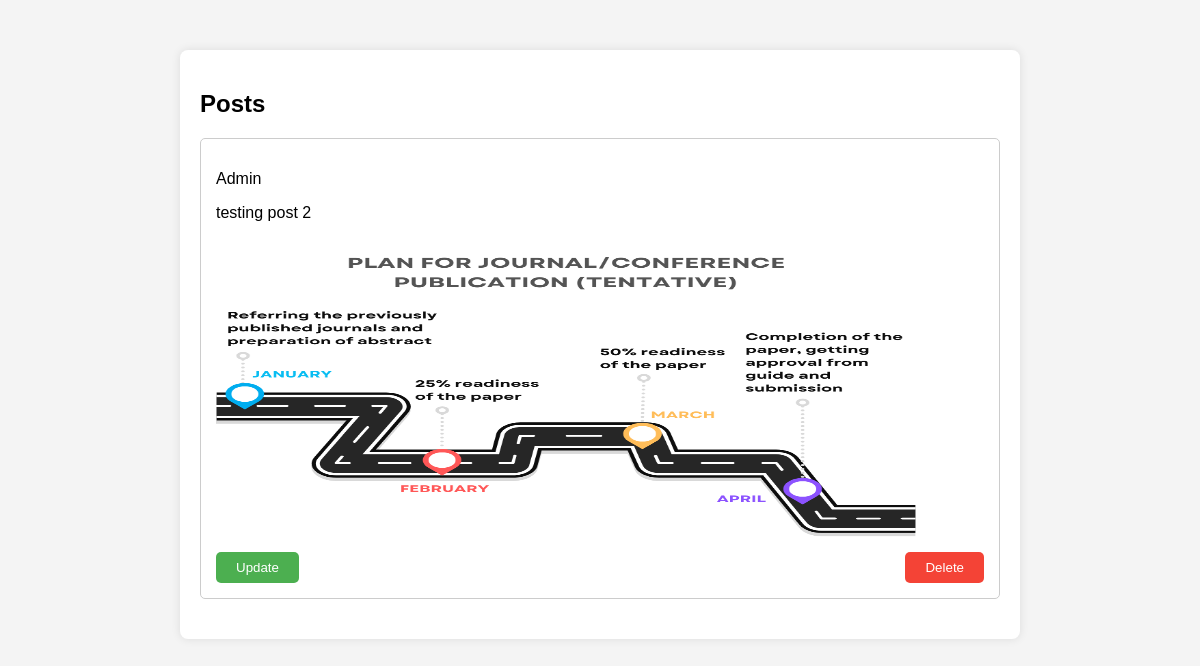
Screenshot of /Admin/admin_manage_post.php with the database file from the repository.
### tables this page shows
CREATE TABLE `admin_posts` (
  `id` int(11) NOT NULL,
  `username` varchar(255) NOT NULL,
  `content` text NOT NULL,
  `media` blob DEFAULT NULL,
  `created_at` timestamp NOT NULL DEFAULT current_timestamp()
);

### Admin/admin_manage_post.php (the view, shortened to what this page needs)
<!DOCTYPE html>
<html lang="en">
<head>
</head>
<body>
    <div class="container">
        <h2>Posts</h2>
        <?php
        $servername = "localhost";
        $username = "root";
        $password = "";
        $dbname = "crowdfund";
        $conn = new mysqli($servername, $username, $password, $dbname);
        $sql = "SELECT * FROM admin_posts ORDER BY id DESC";
        $result = $conn->query($sql);
        if ($result->num_rows > 0) {
            while ($row = $result->fetch_assoc()) {
                echo "<div class='post'>";
                echo "<div class='post-content'>";
                echo "<p>" . $row['username'] . "</p>";
                echo "<p>" . $row['content'] . "</p>";
                echo '<img src="../images/' . $row['media'] . '" alt="Uploaded Image" width="700" height="300">';
                echo "</div>";
                echo "<div class='buttons'>";
                echo "<form method='post' action=''>";
                echo "<button class='button donate' type='submit'>Update</button>";
                echo "</form>";
                echo "<form method='post' action='' onsubmit='return confirmDelete(" . $row['id'] . ")'>";
                echo "<button class='button report'>Delete</button>";
                echo "</form>";
                echo "</div>";
                echo "</div>";
            }
        } else {
            echo "No posts found.";
        }
        ?>
    </div>
</body>
</html>

### Admin/admin_manage_post.php (style rules this page uses)
body { font-family: Arial, sans-serif; background-color: #f4f4f4; }
.container { max-width: 800px; margin: 50px auto; padding: 20px; background-color: #fff; border-radius: 8px; box-shadow: 0 0 10px rgba(0, 0, 0, 0.1); }
.post { margin-bottom: 20px; padding: 15px; border: 1px solid #ccc; border-radius: 5px; background-color: #fff; }
.post-content { margin-bottom: 10px; }
.buttons { display: flex; justify-content: space-between; }
.button { padding: 8px 20px; border: none; border-radius: 5px; cursor: pointer; }
.donate { background-color: #4caf50; color: #fff; }
.report { background-color: #f44336; color: #fff; }

### rows the page displays
admin_posts: username "Admin", content "testing post 2", media (picture)
